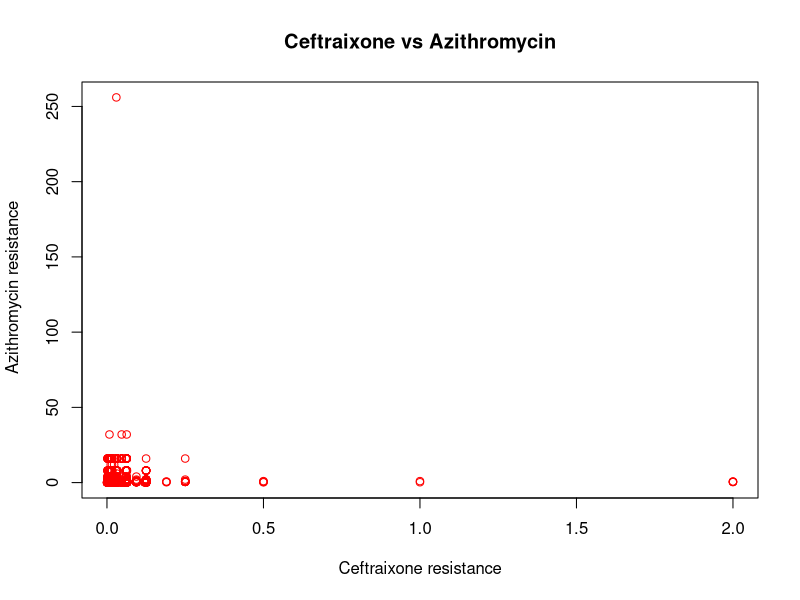
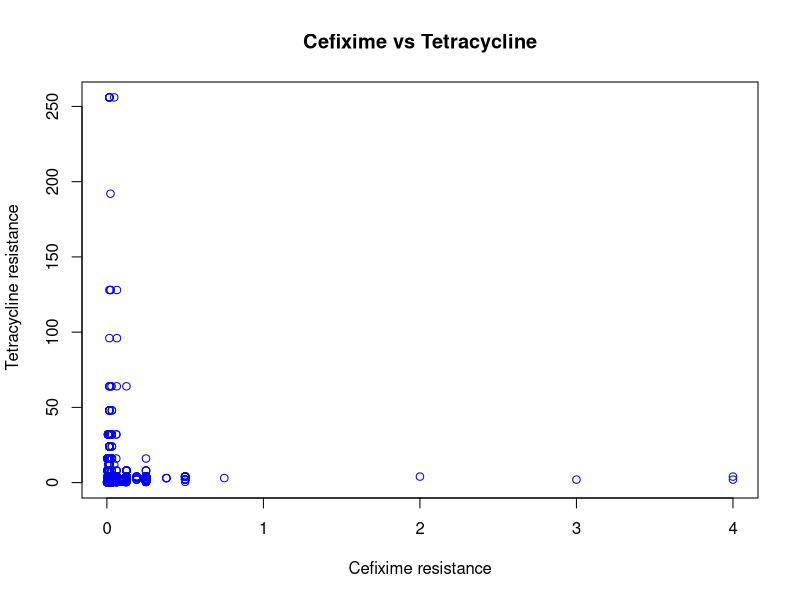
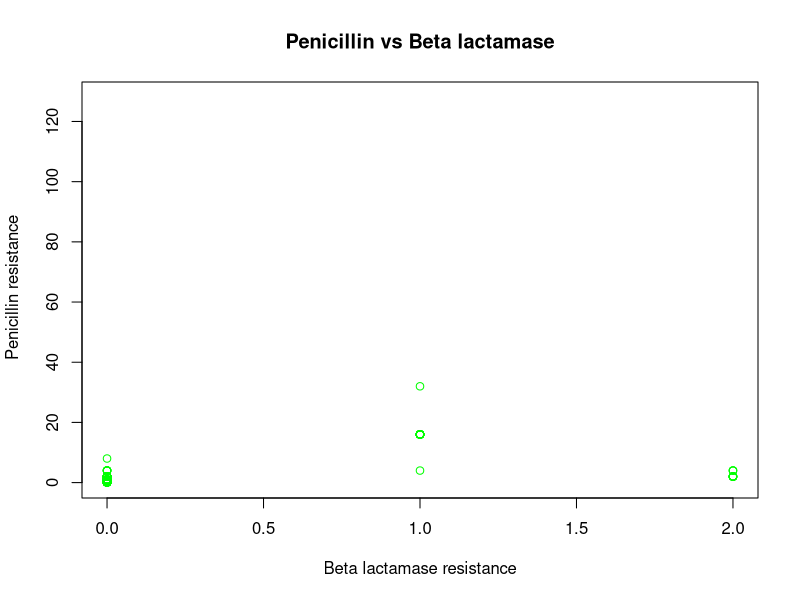

These charts were generated, in order, by the following R code:
## ---- chunk 1
knitr::opts_chunk$set(
  collapse = TRUE,
  comment = "#>"
)
## ---- chunk 2
Rxresistance <- read.csv(file = "../data-raw/metadata.csv")
na.omit(Rxresistance)
## ---- chunk 3
summary(Rxresistance)
## ---- chunk 4
plot(Rxresistance$Azithromycin~Rxresistance$Ceftriaxone, xlab = "Ceftraixone resistance", ylab=" Azithromycin resistance", main = "Ceftraixone vs Azithromycin", col = "red")



## ---- chunk 5
plot(Rxresistance$Tetracycline~Rxresistance$Cefixime, xlab = "Cefixime resistance", ylab=" Tetracycline resistance", main = "Cefixime vs Tetracycline", col = "blue")
## ---- chunk 6
plot(Rxresistance$Penicillin~Rxresistance$Beta.lactamase, xlab = "Beta lactamase resistance", ylab=" Penicillin resistance", main = "Penicillin vs Beta lactamase", col = "green")
